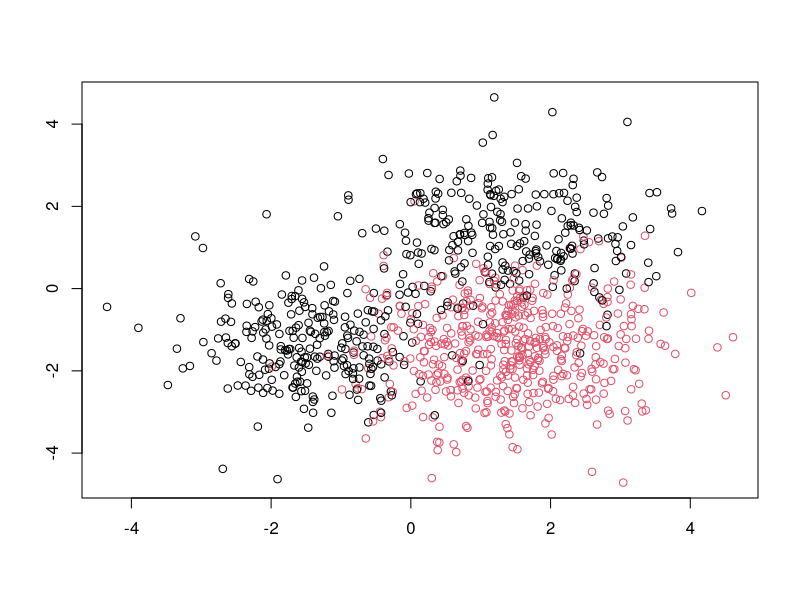

R code for this plot:
library(mlbench)


### Name: mlbench.threenorm
### Title: Threenorm Benchmark Problem
### Aliases: mlbench.threenorm
### Keywords: datagen

### ** Examples

p<-mlbench.threenorm(1000, d=2)
plot(p)
